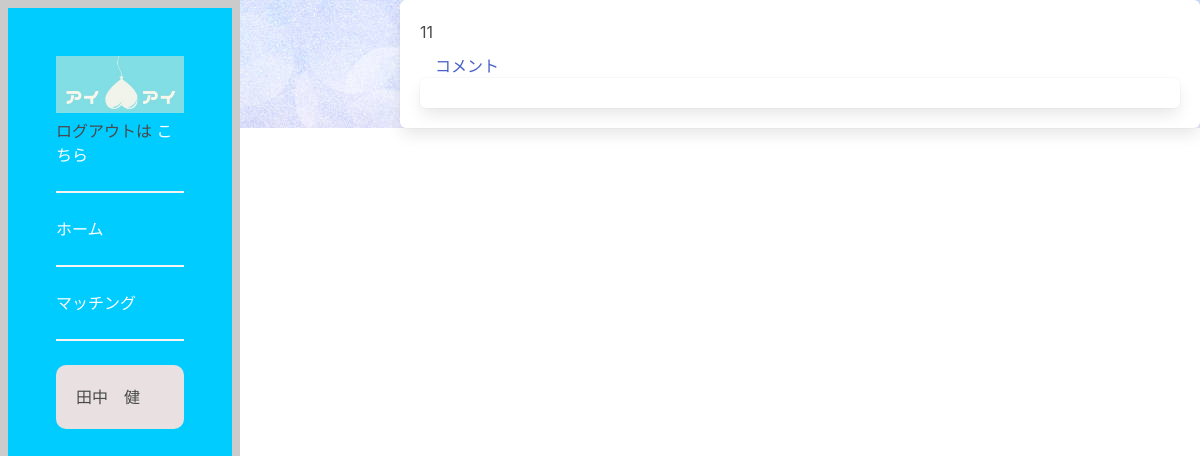
The app's page /UserView/13/comment/ (signed in), older data.
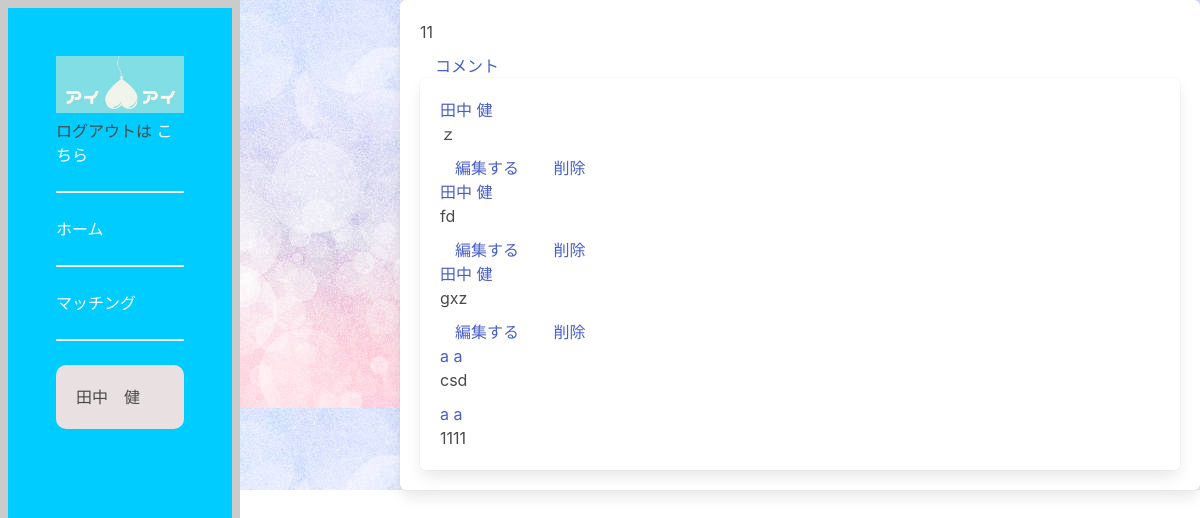
The same page, newer data.
### dwitter/models.py (models this page shows, shortened)
class Account(models.Model):
    user = models.OneToOneField(User, on_delete=models.CASCADE)
    last_name = models.CharField(max_length=100)
    first_name = models.CharField(max_length=100)
    account_image = models.ImageField(upload_to="",blank=True)
    category = models.CharField(
        max_length=100,
        choices = CATEGORY,
    )
    area = models.CharField(max_length=100)
    age = models.CharField(max_length=100)
    hobby = models.CharField(max_length=100)

class Dweet(models.Model):
    user = models.ForeignKey(
        User, related_name="dweets", on_delete=models.DO_NOTHING
    )
    body = models.CharField(max_length=140)
    created = models.DateTimeField(auto_now_add=True)

class Comment(models.Model):
    user = models.ForeignKey('auth.User', on_delete=models.CASCADE)
    dweet = models.ForeignKey(
        Dweet, on_delete=models.CASCADE)
    body = models.CharField(max_length=140)
    created_at = models.DateTimeField(auto_now_add=True)

### dwitter/views.py (the view)
# urls.py: path('UserView/<int:pk>/comment/', views.CommentView.as_view(), name='comment'),
class CommentView(LoginRequiredMixin, DetailView):
    template_name = 'dwitter/comment.html'
    model = Dweet
    def get_context_data(self, **kwargs):
        context = super(CommentView, self).get_context_data(**kwargs)
        context.update({
            'comment': Comment.objects.all(),
            'account': Account.objects.all(),
        })
        return context

### dwitter/templates/dwitter/comment.html
{% extends 'base.html' %}
{% block content %}
<section class="box">
    <p class="comment"> {{ dweet.body }}</p>
    <a href="{% url 'commentCreate' object.pk %}" class="btn btn-primary">コメント</a>
    <section class="box comment">
        {% for comment in comment.all %}
<div class="">
 {% if dweet.id == comment.dweet.id %}
 <div class="comment">
    <a href="{% url 'profile' comment.user.id %}">
    <p>{{ comment.user.account.last_name}}
        {{ comment.user.account.first_name}}
    </p>
</a>
 <p>{{ comment.body }}</p>
</div>
    {% if user.account.id == comment.user.account.id %}
<a href="{% url 'commentUpdate' comment.pk %}" class="btn btn-primary">編集する</a>
<a href="{% url 'commentDelete' comment.id %}" class="btn btn-primary">削除</a>
{% endif %}
{% endif %}
{% endfor %}
    </section>
</section>
{% endblock content %}

### dwitter/templates/base.html (shortened to what this page needs)
{% load static %}
<!DOCTYPE html>
<html lang="en">
<head>
     <link rel="stylesheet"
    href="https://cdn.jsdelivr.net/npm/bulma@0.9.3/css/bulma.min.css">
    <link rel="stylesheet" href="{% static 'css/dwitter.css' %}">
    <link rel="stylesheet" href="{% static 'css/dwitter-pages.css' %}">
</head>
<body>
    <section class=" is-success mb-4">
        <div class="hero-body">
            <img src={% static "css/main_image.jpg" %}>
            <p> ログアウトは
                <a href="{% url 'Logout' %}">こちら</a> <br>
                <hr>
                <a href="{% url 'dashboard' %}">ホーム</a> <br>
                <hr>
                <a href="{% url 'profile_list' %}">マッチング</a> <br>
                <hr>
            </p>
                <p class="login__user">{{user.account.last_name}}　{{user.account.first_name}}</p>
        </div>
        <div class="containera">
            <div class="">
                {% block content %}
                {% endblock content %}
            </div>
        </div>
</body>
</html>

### static/css/dwitter.css (style rules this page uses)
body { background-image: url(../css/BackGroundSample.jpg); }
.hero-body { height: 100%; width: 20%; background-color: #00CCFF; box-sizing: border-box; border: 8px solid rgb(203, 203, 203); position: fixed; }
.hero-body a { color: #fff; }
.containera { height: 100%; padding-left: 25em; }
.login__user { padding: 20px; border-radius: 10px; background-color: rgb(233, 225, 225); }

### static/css/dwitter-pages.css (style rules this page uses)
.comment { padding-bottom: 10px; }
.btn { padding: 15px; }

Row changes from the older to the newer data that the page shows:
added Comment: user.account.last_name "田中", user.account.first_name "健", body "ｚ", shows "編集する"
added Comment: user.account.last_name "田中", user.account.first_name "健", body "fd", shows "編集する"
added Comment: user.account.last_name "田中", user.account.first_name "健", body "gxz", shows "編集する"
added Comment: user.account.last_name "a", user.account.first_name "a", body "csd"
added Comment: user.account.last_name "a", user.account.first_name "a", body "1111"
